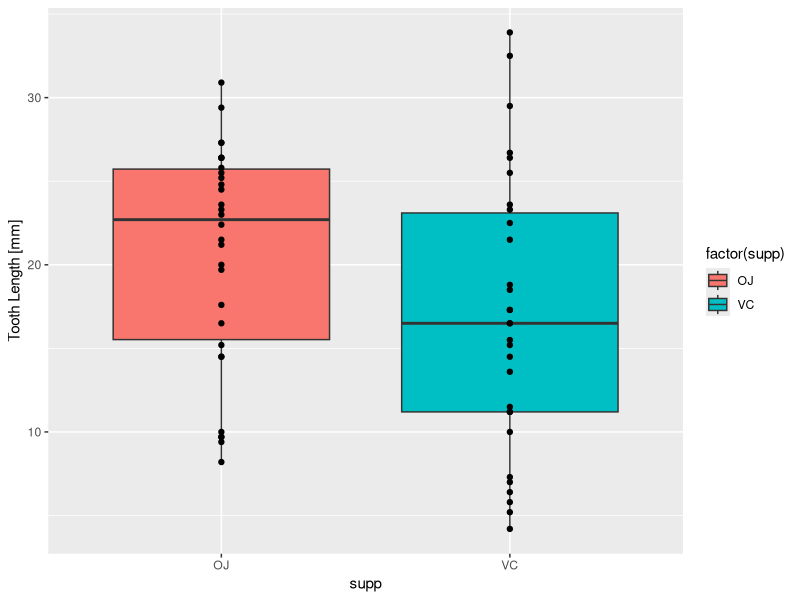
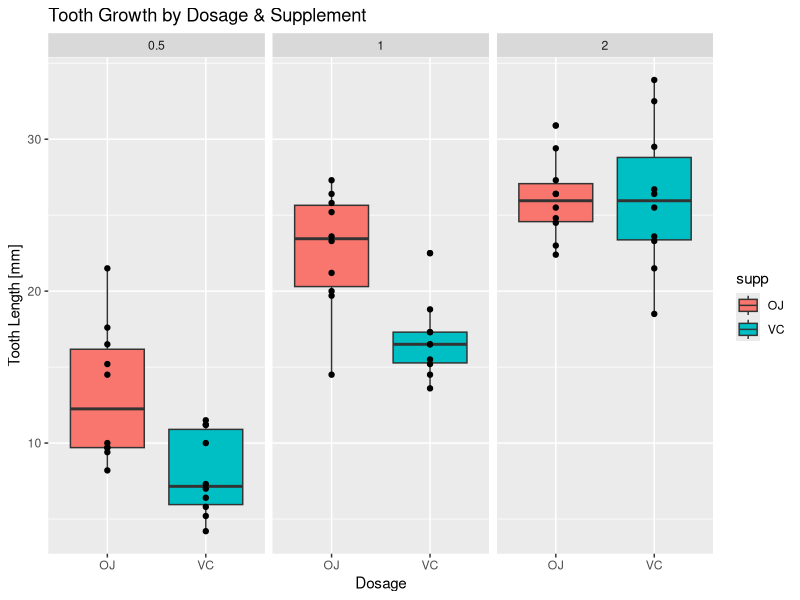

Write the R code that produced these figures, in order. (Note: this script raises an error after producing the figures.)
# load the data
library(ggplot2)
data(ToothGrowth)

# summary
summary(ToothGrowth)
str(ToothGrowth)
head(ToothGrowth)
dose05 <- subset(ToothGrowth,dose==0.5)
dose10 <- subset(ToothGrowth, dose==1.0)
dose20 <- subset(ToothGrowth, dose==2.0)

# mean
sapply(split(ToothGrowth$len, ToothGrowth$supp), mean)
sapply(split(dose05$len, dose05$supp), mean)
sapply(split(dose10$len, dose10$supp), mean)
sapply(split(dose20$len, dose20$supp), mean)
# variance
sapply(split(ToothGrowth$len, ToothGrowth$supp), var)
sapply(split(dose05$len, dose05$supp), var)
sapply(split(dose10$len, dose10$supp), var)
sapply(split(dose20$len, dose20$supp), var)

# plot
p <- ggplot(aes(x = supp, y = len), data = ToothGrowth) 
p <- p + geom_boxplot(aes(fill = factor(supp))) 
P <- p + xlab("Supplement") 
p <- p + ylab("Tooth Length [mm]") 
P <- p + ggtitle("Tooth Length by Supplement") 
p <- p + geom_point()
p


p2 <- ggplot(ToothGrowth, aes(x=supp, y=len)) 
p2 <- p2 + geom_boxplot(aes(fill=supp))
p2 <- p2 + geom_point()
p2 <- p2 + facet_grid(.~dose)
p2 <- p2 + ggtitle("Tooth Growth by Dosage & Supplement")
p2 <- p2 + xlab("Dosage")
p2 <- p2 + ylab("Tooth Length [mm]")
p2

# test1
t.test(len~supp,paired=FALSE, var.equal=FALSE,data=ToothGrowth)
# test2
t.test(len~supp,paired=FALSE, var.equal=FALSE,data=dose05)
#Test 3
t.test(len~supp,paired=FALSE, var.equal=FALSE,data=dose10)
#Test 4
t.test(len~supp,paired=FALSE, var.equal=FALSE,data=dose20)

